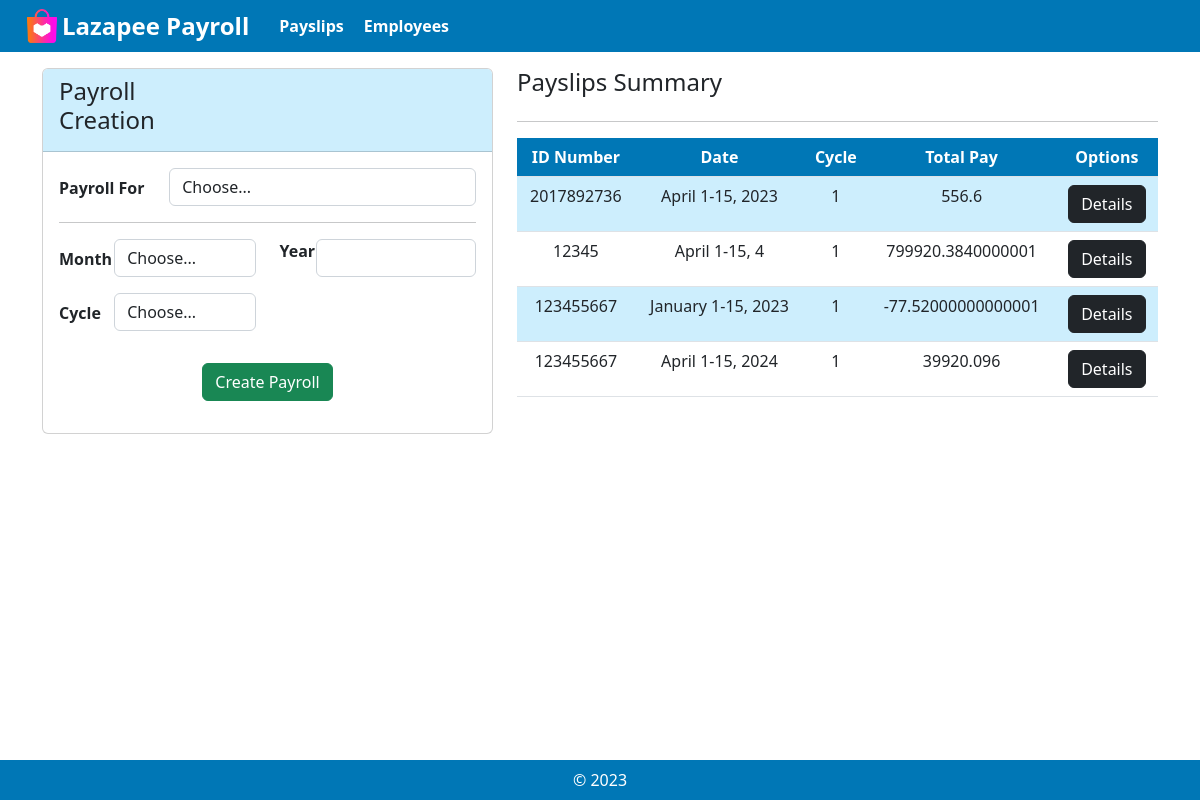
The app's page /createPayslip with its own data.
### payroll_app/models.py (models this page shows, shortened)
class Payslip(models.Model):
    id_number = models.ForeignKey(Employee, on_delete=models.CASCADE)
    month = models.CharField(max_length=300)
    date_range = models.CharField(max_length=300)
    year = models.CharField(max_length=300)
    pay_cycle = models.IntegerField()
    rate = models.FloatField()
    earnings_allowance = models.FloatField()
    deductions_tax = models.FloatField()
    deductions_health = models.FloatField()
    pag_ibig = models.FloatField()
    sss = models.FloatField()
    overtime = models.FloatField()
    total_pay = models.FloatField()
    objects = models.Manager()

class Employee(models.Model):
    name = models.CharField(max_length=300)
    id_number = models.CharField(max_length=300, unique=True)
    rate = models.FloatField()
    overtime_pay = models.FloatField(default=0.0, null=True, blank=True)
    allowance = models.FloatField(default=0.0, null=True, blank=True)
    objects = models.Manager()

### payroll_app/views.py (the view)
# urls.py: path('createPayslip', views.createPayslip, name = 'createPayslip'),
def createPayslip(request):
    employees = Employee.objects.all()
    payslips = Payslip.objects.all()
    pTable = []
    if (request.method == "POST"):
        id_in = request.POST.get("payFor")
        month = request.POST.get("monthSelect")
        year = request.POST.get("Year")
        pay_cycle = request.POST.get("Cycle")
        if id_in != "all employees":
            employee = get_object_or_404(Employee, id_number=id_in)
            employees_to_process = [employee]
        else:
            employees_to_process = employees
        for e in employees_to_process:
            rate = e.getRate()
            earnings_allowance = e.getAllowance()
            overtime = e.getOvertime()
            if (pay_cycle == "1"):
                pag_ibig = 100
                deductions_health = 0
                sss = 0
                deductions_tax = (((rate/2)+ earnings_allowance + overtime - pag_ibig) * 0.2)
                pay = (deductions_tax/0.2) - deductions_tax
                date_range = f"{month} 1-15, {year}"
            elif (pay_cycle == "2"):
                pag_ibig = 0
                deductions_health = 0.04*rate
                sss = 0.045*rate
                deductions_tax = (((rate/2) + earnings_allowance + overtime - deductions_health - sss) * 0.2)
                pay = (deductions_tax/0.2) - deductions_tax
                date_range = f"{month} 16-30, {year}"
            payslip = Payslip.objects.create(
                id_number=e,
                month=month,
                year=year,
                pay_cycle=pay_cycle,
                rate=rate,
                earnings_allowance=earnings_allowance,
                date_range=date_range,
                overtime=overtime,
                deductions_tax=deductions_tax,
                deductions_health=deductions_health,
                sss=sss,
                pag_ibig=pag_ibig,
                total_pay=pay,
            )
            pTable.append(payslip)
            Employee.objects.filter(id_number=e.id_number).update(overtime_pay=0)
        pTable = Payslip.objects.all()
        return render(request, 'payroll_app/Payslips.html', {'employees':employees, 'pTable': pTable, 'payslips':payslips})
    else:
        pTable = Payslip.objects.all()
        return render(request, 'payroll_app/Payslips.html', {'employees':employees, 'pTable': pTable, 'payslips':payslips})

### payroll_app/templates/payroll_app/Payslips.html (shortened to what this page needs)
{% extends 'payroll_app/Navbar.html' %}
{% load static %}
        {% block content %}
        <div class="container-fluid">
            <div class="col-12 mx-auto">
                <div class="row">
                    <div class="col-md-5">
                        <div class="card">
                            <div class="card-header " style="background-color: #cdeefd;">
                                <div class="col-md-12">
                                    <div class="row">
                                        <div class="col-md-5">
                                            <b><h4>Payroll Creation </h4></b>
                                        </div>
                                        <div class="col-md-7">
                                        </div>
                                    </div>
                                </div>
                            </div>
                            <div class="card-body">
                                <form method='POST' action="{% url 'createPayslip'%}">
                                    <div class="form-group row mb-3">
                                        <div class="col-md-12">
                                            <div class="row">
                                                <div class="col-md-3">
                                                    <label for="payFor" class="pt-2"><b>Payroll For</b></label>
                                                </div>
                                                <div class="col-md-9">
                                                    <select id="payFor" name="payFor" class="form-control">
                                                        <option disabled selected>Choose...</option>
                                                    </select>
                                                </div>
                                            </div>
                                        </div>
                                    </div>
                                    <hr>
                                    <div class="form-group row mb-3">
                                        <div class="col-md-6">
                                            <div class="row">
                                                <div class="col-md-3">
                                                    <label for="monthSelect" class="pt-2"><b>Month</b></label>
                                                </div>
                                                <div class="col-md-9">
                                                    <select id="inputState" name="monthSelect" class="form-control">
                                                        <option value="" disabled selected>Choose...</option>
                                                    </select>
                                                </div>
                                            </div>
                                        </div>
                                        <div class="col-md-6">
                                            <div class="row">
                                                <div class="col-md-2">
                                                    <label for="Year"><b>Year</b></label>
                                                </div>
                                                <div class="col-md-10">
                                                    <input id="Year" class="form-control" type="number" name="Year" min=0>
                                                </div>
                                            </div>
                                        </div>
                                    </div>
                                    <div class="form-group row mb-3">
                                        <div class="col-md-6">
                                            <div class="row">
                                                <div class="col-md-3">
                                                    <label for="Cycle" class="pt-2"><b>Cycle</b></label>
                                                </div>
                                                <div class="col-md-9">
                                                    <select id="Cycle" name = "Cycle" class="form-control">
                                                        <option disabled selected>Choose...</option>
                                                    </select>
                                                </div>
                                            </div>
                                        </div>
                                    </div>
                                    <div class="text-center">
                                        <button type="submit" class="btn btn-success mt-3">Create Payroll</button>
                                    </div>
                                </form>
                            </div>
                        </div>
                    </div>
                    <div class="col-md-7">
                        <div class="row">
                            <div class="col-md-5">
                                <b><h4>Payslips Summary</h4></b>
                            </div>
                            <div class="col-md-7">
                            </div>
                        </div>
                        <hr>
                        <div class="row">
                            <div class="col-12">
                                <table class="table custom-table-striped">
                                    <thead class="text-center" style="background-color: #0077b6; color: white;">
                                        <th scope="col"> ID Number </th>
                                        <th scope="col"> Date </th>
                                        <th scope="col"> Cycle </th>
                                        <th scope="col"> Total Pay </th>
                                        <th scope="col" class="text-center">Options</th>
                                    </thead>
                                    <tbody>
                                        {% for e in payslips %}
                                        <tr class="text-center" style="background-color: {% cycle '#cdeefd' '#ffffff' %};">
                                            <td>  {{ e.id_number.id_number }} </td>
                                            <td>  {{ e.date_range }} </td>
                                            <td>  {{ e.pay_cycle }} </td>
                                            <td>  {{ e.total_pay }} </td>
                                            <td>
                                                <div class="row text-center">
                                                    <div class='col-md-12'>
                                                        <a href="{% url 'viewPayslips' id=e.pk %}"  class="btn btn-dark">Details</a>
                                                    </div>
                                                </div>
                                            </td>
                                        </tr>
                                        {% endfor %}
                                    </tbody>
                                </table>
                            </div>
                        </div>
                    </div>
                </div>
            </div>
        </div>
        {% endblock %}

### records on screen
Payslip: id_number.id_number "2017892736", date_range "April 1-15, 2023", pay_cycle "1", total_pay "556.6"
Payslip: id_number.id_number "12345", date_range "April 1-15, 4", pay_cycle "1", total_pay "799920.3840000001"
Payslip: id_number.id_number "123455667", date_range "January 1-15, 2023", pay_cycle "1", total_pay "-77.52000000000001"
Payslip: id_number.id_number "123455667", date_range "April 1-15, 2024", pay_cycle "1", total_pay "39920.096"
